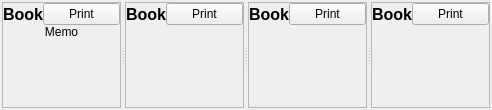
              <widget class="QWidget" name="tab_26">
               <attribute name="title">
                <string>Day View</string>
               </attribute>
               <layout class="QHBoxLayout" name="horizontalLayout_22">
                <property name="spacing">
                 <number>2</number>
                </property>
                <property name="margin">
                 <number>2</number>
                </property>
                <item>
                 <widget class="QSplitter" name="splitter_2">
                  <property name="orientation">
                   <enum>Qt::Horizontal</enum>
                  </property>
                  <widget class="QFrame" name="frame_14">
                   <property name="minimumSize">
                    <size>
                     <width>100</width>
                     <height>0</height>
                    </size>
                   </property>
                   <property name="frameShape">
                    <enum>QFrame::StyledPanel</enum>
                   </property>
                   <property name="frameShadow">
                    <enum>QFrame::Raised</enum>
                   </property>
                   <layout class="QGridLayout" name="gridLayout_11">
                    <property name="margin">
                     <number>0</number>
                    </property>
                    <property name="spacing">
                     <number>0</number>
                    </property>
                    <item row="0" column="0">
                     <widget class="QLabel" name="apptFrameLabel1">
                      <property name="sizePolicy">
                       <sizepolicy hsizetype="Preferred" vsizetype="Preferred">
                        <horstretch>0</horstretch>
                        <verstretch>0</verstretch>
                       </sizepolicy>
                      </property>
                      <property name="maximumSize">
                       <size>
                        <width>16777215</width>
                        <height>18</height>
                       </size>
                      </property>
                      <property name="font">
                       <font>
                        <pointsize>12</pointsize>
                        <weight>75</weight>
                        <bold>true</bold>
                       </font>
                      </property>
                      <property name="text">
                       <string>Book</string>
                      </property>
                      <property name="alignment">
                       <set>Qt::AlignCenter</set>
                      </property>
                     </widget>
                    </item>
                    <item row="0" column="1">
                     <widget class="QPushButton" name="printBook1_pushButton">
                      <property name="maximumSize">
                       <size>
                        <width>16777215</width>
                        <height>24</height>
                       </size>
                      </property>
                      <property name="text">
                       <string>Print</string>
                      </property>
                      <property name="icon">
                       <iconset resource="../resources/resources.qrc">
                        <normaloff>:/ps.png</normaloff>:/ps.png</iconset>
                      </property>
                     </widget>
                    </item>
                    <item row="2" column="0" colspan="2">
                     <widget class="QScrollArea" name="appt1scrollArea">
                      <property name="frameShape">
                       <enum>QFrame::NoFrame</enum>
                      </property>
                      <property name="frameShadow">
                       <enum>QFrame::Sunken</enum>
                      </property>
                      <property name="widgetResizable">
                       <bool>true</bool>
                      </property>
                      <widget class="QWidget" name="appt1scrollAreaWidgetContents">
                       <property name="geometry">
                        <rect>
                         <x>0</x>
                         <y>0</y>
                         <width>174</width>
                         <height>428</height>
                        </rect>
                       </property>
                       <layout class="QVBoxLayout" name="_2"/>
                      </widget>
                     </widget>
                    </item>
                    <item row="1" column="0" colspan="2">
                     <widget class="QLabel" name="book1memo_label">
                      <property name="text">
                       <string>Memo</string>
                      </property>
                      <property name="alignment">
                       <set>Qt::AlignCenter</set>
                      </property>
                     </widget>
                    </item>
                   </layout>
                  </widget>
                  <widget class="QFrame" name="frame_13">
                   <property name="minimumSize">
                    <size>
                     <width>100</width>
                     <height>0</height>
                    </size>
                   </property>
                   <property name="frameShape">
                    <enum>QFrame::StyledPanel</enum>
                   </property>
                   <property name="frameShadow">
                    <enum>QFrame::Raised</enum>
                   </property>
                   <layout class="QGridLayout" name="gridLayout_32">
                    <property name="margin">
                     <number>0</number>
                    </property>
                    <property name="spacing">
                     <number>0</number>
                    </property>
                    <item row="0" column="0">
                     <widget class="QLabel" name="apptFrameLabel2">
                      <property name="sizePolicy">
                       <sizepolicy hsizetype="Preferred" vsizetype="Preferred">
                        <horstretch>0</horstretch>
                        <verstretch>0</verstretch>
                       </sizepolicy>
                      </property>
                      <property name="maximumSize">
                       <size>
                        <width>16777215</width>
                        <height>18</height>
                       </size>
                      </property>
                      <property name="font">
                       <font>
                        <pointsize>12</pointsize>
                        <weight>75</weight>
                        <bold>true</bold>
                       </font>
                      </property>
                      <property name="text">
                       <string>Book</string>
                      </property>
                      <property name="alignment">
                       <set>Qt::AlignCenter</set>
                      </property>
                     </widget>
                    </item>
                    <item row="0" column="1">
                     <widget class="QPushButton" name="printBook2_pushButton">
                      <property name="maximumSize">
                       <size>
                        <width>16777215</width>
                        <height>24</height>
                       </size>
                      </property>
                      <property name="text">
                       <string>Print</string>
                      </property>
                      <property name="icon">
                       <iconset resource="../resources/resources.qrc">
                        <normaloff>:/ps.png</normaloff>:/ps.png</iconset>
                      </property>
                     </widget>
                    </item>
                    <item row="2" column="0" colspan="2">
                     <widget class="QScrollArea" name="appt2scrollArea">
                      <property name="frameShape">
                       <enum>QFrame::NoFrame</enum>
                      </property>
                      <property name="widgetResizable">
                       <bool>true</bool>
                      </property>
                      <widget class="QWidget" name="appt2scrollAreaWidgetContents">
                       <property name="geometry">
                        <rect>
                         <x>0</x>
                         <y>0</y>
                         <width>174</width>
                         <height>429</height>
                        </rect>
                       </property>
                      </widget>
                     </widget>
                    </item>
                    <item row="1" column="0" colspan="2">
                     <widget class="QLabel" name="book2memo_label">
                      <property name="text">
                       <string/>
                      </property>
                      <property name="alignment">
                       <set>Qt::AlignCenter</set>
                      </property>
                     </widget>
                    </item>
                   </layout>
                  </widget>
                  <widget class="QFrame" name="frame_12">
                   <property name="minimumSize">
                    <size>
                     <width>100</width>
                     <height>0</height>
                    </size>
                   </property>
                   <property name="frameShape">
                    <enum>QFrame::StyledPanel</enum>
                   </property>
                   <property name="frameShadow">
                    <enum>QFrame::Raised</enum>
                   </property>
                   <layout class="QGridLayout" name="gridLayout_33">
                    <property name="margin">
                     <number>0</number>
                    </property>
                    <property name="spacing">
                     <number>0</number>
                    </property>
                    <item row="0" column="0">
                     <widget class="QLabel" name="apptFrameLabel3">
                      <property name="sizePolicy">
                       <sizepolicy hsizetype="Preferred" vsizetype="Preferred">
                        <horstretch>0</horstretch>
                        <verstretch>0</verstretch>
                       </sizepolicy>
                      </property>
                      <property name="maximumSize">
                       <size>
                        <width>16777215</width>
                        <height>18</height>
                       </size>
                      </property>
                      <property name="font">
                       <font>
                        <pointsize>12</pointsize>
                        <weight>75</weight>
                        <bold>true</bold>
                       </font>
                      </property>
                      <property name="text">
                       <string>Book</string>
                      </property>
                      <property name="alignment">
                       <set>Qt::AlignCenter</set>
                      </property>
                     </widget>
                    </item>
                    <item row="0" column="1">
                     <widget class="QPushButton" name="printBook3_pushButton">
                      <property name="maximumSize">
                       <size>
                        <width>16777215</width>
                        <height>24</height>
                       </size>
                      </property>
                      <property name="text">
                       <string>Print</string>
                      </property>
                      <property name="icon">
                       <iconset resource="../resources/resources.qrc">
                        <normaloff>:/ps.png</normaloff>:/ps.png</iconset>
                      </property>
                     </widget>
                    </item>
                    <item row="2" column="0" colspan="2">
                     <widget class="QScrollArea" name="appt3scrollArea">
                      <property name="frameShape">
                       <enum>QFrame::NoFrame</enum>
                      </property>
                      <property name="widgetResizable">
                       <bool>true</bool>
                      </property>
                      <widget class="QWidget" name="appt3scrollAreaWidgetContents">
                       <property name="geometry">
                        <rect>
                         <x>0</x>
                         <y>0</y>
                         <width>174</width>
                         <height>429</height>
                        </rect>
                       </property>
                       <layout class="QVBoxLayout" name="_3"/>
                      </widget>
                     </widget>
                    </item>
                    <item row="1" column="0" colspan="2">
                     <widget class="QLabel" name="book3memo_label">
                      <property name="text">
                       <string/>
                      </property>
                      <property name="alignment">
                       <set>Qt::AlignCenter</set>
                      </property>
                     </widget>
                    </item>
                   </layout>
                  </widget>
                  <widget class="QFrame" name="frame_11">
                   <property name="minimumSize">
                    <size>
                     <width>100</width>
                     <height>0</height>
                    </size>
                   </property>
                   <property name="frameShape">
                    <enum>QFrame::StyledPanel</enum>
                   </property>
                   <property name="frameShadow">
                    <enum>QFrame::Raised</enum>
                   </property>
                   <layout class="QGridLayout" name="gridLayout_34">
                    <property name="margin">
                     <number>0</number>
                    </property>
                    <property name="spacing">
                     <number>0</number>
                    </property>
                    <item row="2" column="0" colspan="2">
                     <widget class="QScrollArea" name="appt4scrollArea">
                      <property name="frameShape">
                       <enum>QFrame::NoFrame</enum>
                      </property>
                      <property name="widgetResizable">
                       <bool>true</bool>
                      </property>
                      <widget class="QWidget" name="appt3scrollAreaWidgetContents_2">
                       <property name="geometry">
                        <rect>
                         <x>0</x>
                         <y>0</y>
                         <width>174</width>
                         <height>429</height>
                        </rect>
                       </property>
                       <layout class="QVBoxLayout" name="_4"/>
                      </widget>
                     </widget>
                    </item>
                    <item row="0" column="0">
                     <widget class="QLabel" name="apptFrameLabel4">
                      <property name="sizePolicy">
                       <sizepolicy hsizetype="Preferred" vsizetype="Preferred">
                        <horstretch>0</horstretch>
                        <verstretch>0</verstretch>
                       </sizepolicy>
                      </property>
                      <property name="maximumSize">
                       <size>
                        <width>16777215</width>
                        <height>18</height>
                       </size>
                      </property>
                      <property name="font">
                       <font>
                        <pointsize>12</pointsize>
                        <weight>75</weight>
                        <bold>true</bold>
                       </font>
                      </property>
                      <property name="text">
                       <string>Book</string>
                      </property>
                      <property name="alignment">
                       <set>Qt::AlignCenter</set>
                      </property>
                     </widget>
                    </item>
                    <item row="0" column="1">
                     <widget class="QPushButton" name="printBook4_pushButton">
                      <property name="maximumSize">
                       <size>
                        <width>16777215</width>
                        <height>24</height>
                       </size>
                      </property>
                      <property name="text">
                       <string>Print</string>
                      </property>
                      <property name="icon">
                       <iconset resource="../resources/resources.qrc">
                        <normaloff>:/ps.png</normaloff>:/ps.png</iconset>
                      </property>
                     </widget>
                    </item>
                    <item row="1" column="0" colspan="2">
                     <widget class="QLabel" name="book4memo_label">
                      <property name="text">
                       <string/>
                      </property>
                      <property name="alignment">
                       <set>Qt::AlignCenter</set>
                      </property>
                     </widget>
                    </item>
                   </layout>
                  </widget>
                 </widget>
                </item>
               </layout>
              </widget>
